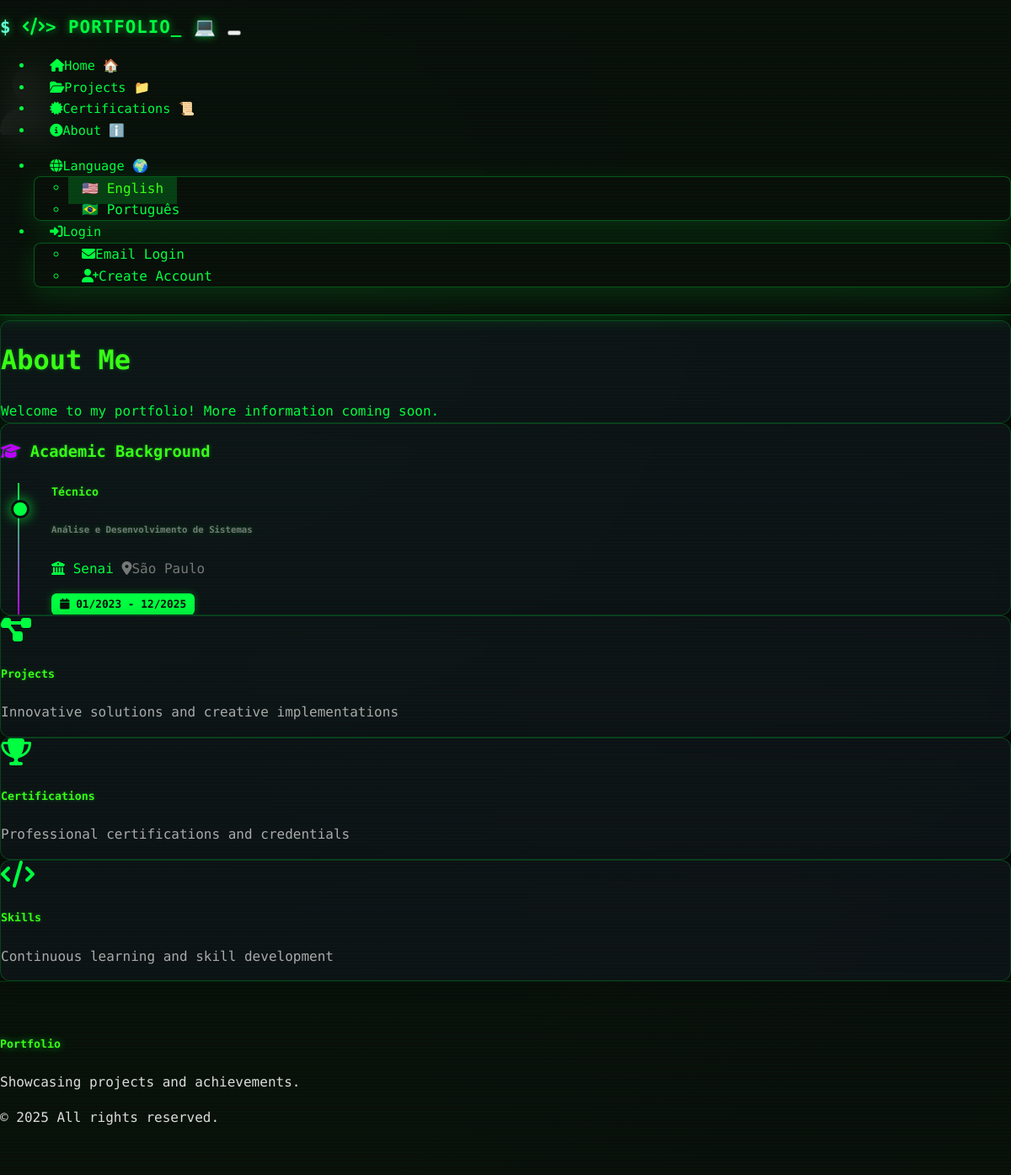
/about, run on the app's committed database.
### models.py (models this page shows, shortened)
class Education(db.Model):
    __tablename__ = 'education'
    id = db.Column(db.Integer, primary_key=True)
    institution = db.Column(db.String(200), nullable=False)
    degree = db.Column(db.String(200), nullable=False)
    field_of_study = db.Column(db.String(200))
    start_date = db.Column(db.Date, nullable=False)
    end_date = db.Column(db.Date)
    is_current = db.Column(db.Boolean, default=False)
    description = db.Column(db.Text)
    location = db.Column(db.String(200))
    is_published = db.Column(db.Boolean, default=True)
    created_at = db.Column(db.DateTime, default=datetime.now)
    updated_at = db.Column(db.DateTime, default=datetime.now, onupdate=datetime.now)

### routes.py (the view)
@app.route('/about')
def about():
    about_me = AboutMe.query.first()
    if not about_me:
        about_me = AboutMe()
        about_me.content = "Welcome to my portfolio! More information coming soon."
    education_list = Education.query.filter_by(is_published=True).order_by(Education.start_date.desc()).all()
    return render_template('about.html', about_me=about_me, education_list=education_list)

### routes.py (called while the page is built)
@app.before_request
def make_session_permanent():
    session.permanent = True
    if 'language' not in session:
        session['language'] = 'en'

@app.context_processor
def inject_translations():
    def t(key):
        lang = session.get('language', 'en')
        return get_translation(key, lang)
    return dict(t=t, current_language=session.get('language', 'en'))

### translations.py (called while the page is built)
def get_translation(key, lang='en'):
    return translations.get(lang, {}).get(key, translations['en'].get(key, key))

### templates/about.html (shortened to what this page needs)
{% extends "base.html" %}
{% block content %}
<div class="container py-5">
    <div class="row">
        <div class="col-lg-4 mb-5">
            <div class="text-center">
                {% if about_me.profile_image %}
                    <img src="{{ url_for('static', filename='uploads/' + about_me.profile_image) }}"
                         class="img-fluid rounded-circle shadow mb-4"
                         style="max-width: 300px; width: 100%; object-fit: cover; aspect-ratio: 1/1;">
                {% else %}
                    <div class="bg-secondary rounded-circle mx-auto d-flex align-items-center justify-content-center mb-4"
                         style="width: 300px; height: 300px;">
                    </div>
                {% endif %}
            </div>
        </div>
        <div class="col-lg-8">
            <div class="card">
                <div class="card-body">
                    <h1 class="card-title mb-4">{{ t('about_title') }}</h1>
                    <div class="content">
                        {% if about_me.content %}
                            {{ about_me.content|replace('\n', '<br>')|safe }}
                        {% else %}
                            <p class="text-muted">
                                {{ t('about_default_text') }}
                            </p>
                        {% endif %}
                    </div>
                </div>
            </div>
            {% if education_list %}
            <div class="card mt-5">
                <div class="card-body">
                    <h3 class="card-title mb-4">
                        <i class="fas fa-graduation-cap me-2 text-purple"></i>
                        {{ t('education_section') }}
                    </h3>
                    <div class="timeline">
                        {% for edu in education_list %}
                        <div class="timeline-item mb-4 pb-4 {% if not loop.last %}border-bottom{% endif %}">
                            <div class="d-flex justify-content-between align-items-start flex-wrap">
                                <div>
                                    <h5 class="mb-1 text-success">{{ edu.degree }}</h5>
                                    <h6 class="text-muted mb-2">{{ edu.field_of_study }}</h6>
                                    <p class="mb-1">
                                        <i class="fas fa-university me-2"></i>
                                        <strong>{{ edu.institution }}</strong>
                                        {% if edu.location %}
                                        <span class="text-muted ms-2">
                                            <i class="fas fa-map-marker-alt me-1"></i>{{ edu.location }}
                                        </span>
                                        {% endif %}
                                    </p>
                                </div>
                                <div class="text-end">
                                    <span class="badge bg-dark">
                                        <i class="fas fa-calendar me-1"></i>
                                        {{ edu.start_date.strftime('%m/%Y') }} -
                                        {% if edu.is_current %}
                                            <span class="text-success">{{ t('present') }}</span>
                                        {% elif edu.end_date %}
                                            {{ edu.end_date.strftime('%m/%Y') }}
                                        {% endif %}
                                    </span>
                                </div>
                            </div>
                        </div>
                        {% endfor %}
                    </div>
                </div>
            </div>
            {% endif %}
            <div class="row mt-5">
                <div class="col-md-4 mb-3">
                    <div class="card text-center h-100">
                        <div class="card-body">
                            <i class="fas fa-project-diagram fa-2x text-primary mb-3"></i>
                            <h5 class="card-title">{{ t('quick_stats_projects') }}</h5>
                            <p class="card-text">{{ t('quick_stats_projects_text') }}</p>
                        </div>
                    </div>
                </div>
                <div class="col-md-4 mb-3">
                    <div class="card text-center h-100">
                        <div class="card-body">
                            <i class="fas fa-trophy fa-2x text-warning mb-3"></i>
                            <h5 class="card-title">{{ t('quick_stats_achievements') }}</h5>
                            <p class="card-text">{{ t('quick_stats_achievements_text') }}</p>
                        </div>
                    </div>
                </div>
                <div class="col-md-4 mb-3">
                    <div class="card text-center h-100">
                        <div class="card-body">
                            <i class="fas fa-code fa-2x text-info mb-3"></i>
                            <h5 class="card-title">{{ t('quick_stats_skills') }}</h5>
                            <p class="card-text">{{ t('quick_stats_skills_text') }}</p>
                        </div>
                    </div>
                </div>
            </div>
        </div>
    </div>
</div>
{% endblock %}

### static/css/custom.css (style rules this page uses)
:root { --matrix-bg: #0a0f0a; --matrix-dark: #0f1419; --matrix-darker: #040806; --matrix-green: #00ff41; --matrix-bright-green: #39ff14; --matrix-light-green: #7fff00; --matrix-gray: #1a1a2e; --matrix-light-gray: #2a2a40; --matrix-border: #00ff41; --terminal-blue: #00d4ff; --terminal-cyan: #00ffff; --matrix-accent: #64ffda; --matrix-purple: #bd00ff; --warning-amber: #ffb400; --danger-red: #ff4444; --success-green: #00c851; --glow-green: 0 0 15px rgba(0, 255, 65, 0.8); --glow-strong: 0 0 25px rgba(0, 255, 65, 1); --glow-purple: 0 0 15px rgba(189, 0, 255, 0.5); --text-glow: 0 0 10px rgba(0, 255, 65, 0.6); --shadow-deep: 0 8px 32px rgba(0, 255, 65, 0.15); --gradient-green: linear-gradient(135deg, var(--matrix-green) 0%, var(--matrix-accent) 100%); --gradient-dark: linear-gradient(135deg, var(--matrix-darker) 0%, var(--matrix-dark) 100%); --gradient-cyber: linear-gradient(135deg, var(--matrix-green) 0%, var(--matrix-purple) 100%); }
* { font-family: 'Fira Code', 'JetBrains Mono', 'Courier New', 'Consolas', 'Monaco', monospace, 'Apple Color Emoji', 'Segoe UI Emoji', 'Noto Color Emoji', 'Android Emoji', 'EmojiSymbols'; font-weight: 400; box-sizing: border-box; }
body { background: var(--matrix-bg); background-image: radial-gradient(circle at 25% 25%, rgba(0, 255, 65, 0.05) 0%, transparent 50%), radial-gradient(circle at 75% 75%, rgba(189, 0, 255, 0.03) 0%, transparent 50%), linear-gradient(135deg, var(--matrix-bg) 0%, var(--matrix-darker) 100%); color: var(--matrix-green); line-height: 1.6; margin: 0; padding: 0; padding-top: 80px; overflow-x: hidden; scroll-behavior: smooth; position: relative; }
body::before { content: ''; position: fixed; top: 0; left: 0; width: 100%; height: 100%; pointer-events: none; background: repeating-linear-gradient( 0deg, transparent, transparent 2px, rgba(0, 255, 65, 0.02) 2px, rgba(0, 255, 65, 0.02) 4px ); z-index: 9999; }
.card { background: rgba(15, 20, 25, 0.8); backdrop-filter: blur(10px); -webkit-backdrop-filter: blur(10px); border: 1px solid rgba(0, 255, 65, 0.2); border-radius: 12px; box-shadow: 0 4px 20px rgba(0, 0, 0, 0.3); transition: all 0.3s ease; overflow: hidden; }
.card-title { color: var(--matrix-bright-green); text-shadow: 0 0 5px rgba(0, 255, 65, 0.3); font-weight: 600; }
.card-text { color: #aaa; }
.badge { background: var(--matrix-green) !important; color: var(--matrix-bg) !important; font-weight: 600; border-radius: 6px; padding: 0.4em 0.8em; font-size: 0.8em; box-shadow: 0 0 10px rgba(0, 255, 65, 0.3); }
h1, h2, h3, h4, h5, h6 { color: var(--matrix-bright-green); text-shadow: 0 0 5px rgba(0, 255, 65, 0.3); font-weight: 600; }
.text-purple { color: var(--matrix-purple) !important; }
.text-muted { color: #777 !important; }
.timeline { position: relative; }
.timeline::before { content: ''; position: absolute; left: 20px; top: 0; bottom: 0; width: 2px; background: linear-gradient(180deg, var(--matrix-green), var(--matrix-purple)); }
.timeline-item { position: relative; padding-left: 60px; }
.timeline-item::before { content: ''; position: absolute; left: 12px; top: 20px; width: 16px; height: 16px; border-radius: 50%; background: var(--matrix-green); border: 3px solid var(--matrix-bg); z-index: 1; box-shadow: var(--glow-green); }

### data on the page
Education: degree "Técnico", field_of_study "Análise e Desenvolvimento de Sistemas", institution "Senai", location "São Paulo", start_date "01/2023", end_date "12/2025"

### other printed values
{{ t('nav_home') }} "Home"
{{ t('nav_projects') }} "Projects"
{{ t('nav_achievements') }} "Certifications"
{{ t('nav_about') }} "About"
{{ t('language') }} "Language"
{{ t('english') }} "English"
{{ t('portuguese') }} "Português"
{{ t('nav_login') }} "Login"
{{ t('nav_email_login') }} "Email Login"
{{ t('nav_register') }} "Create Account"
{{ t('about_title') }} "About Me"
{{ about_me.content|replace('\n', '<br>')|safe }} "Welcome to my portfolio! More information coming soon."
{{ t('education_section') }} "Academic Background"
{{ t('quick_stats_projects') }} "Projects"
{{ t('quick_stats_projects_text') }} "Innovative solutions and creative implementations"
